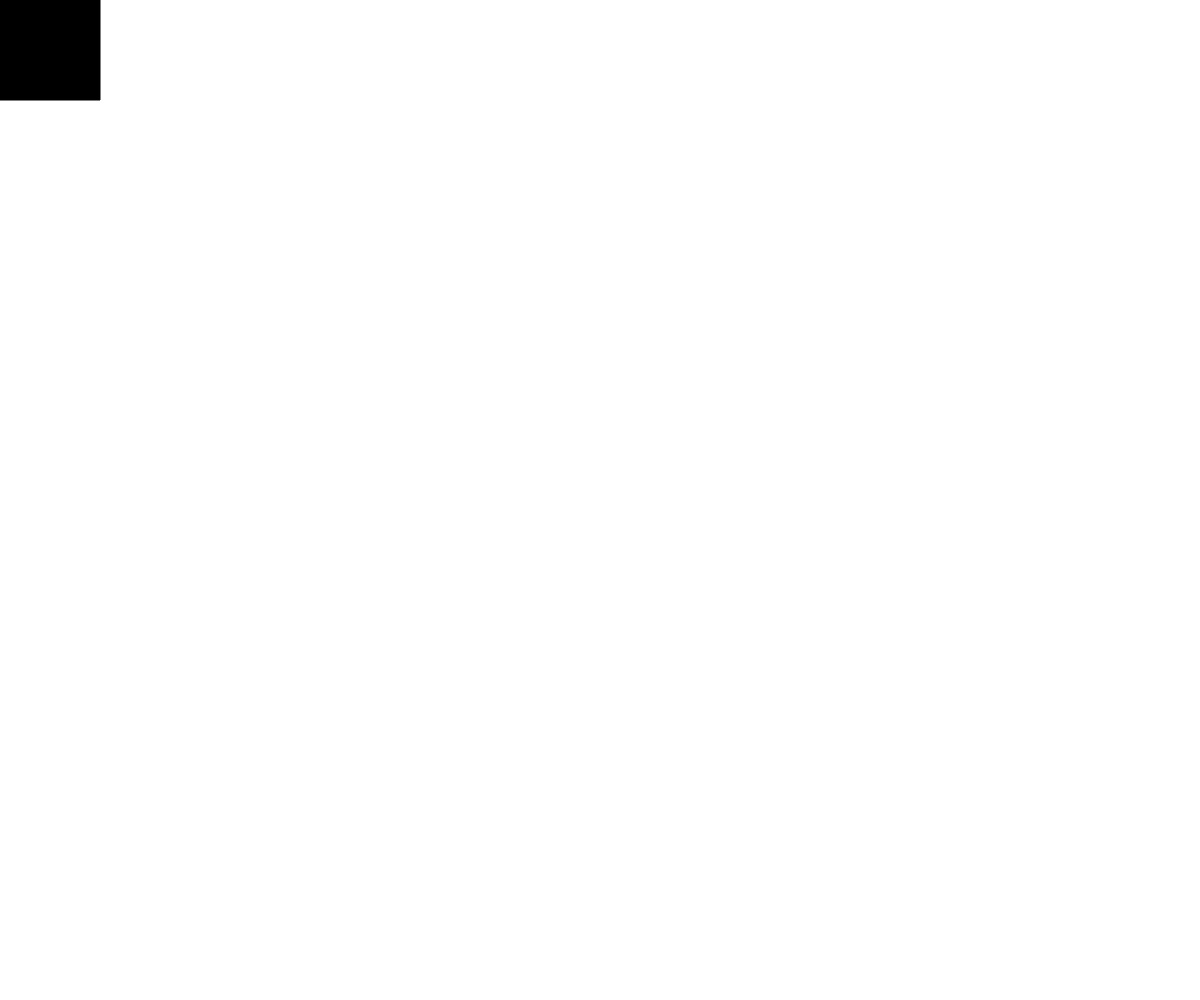
Frame 1 (no input)
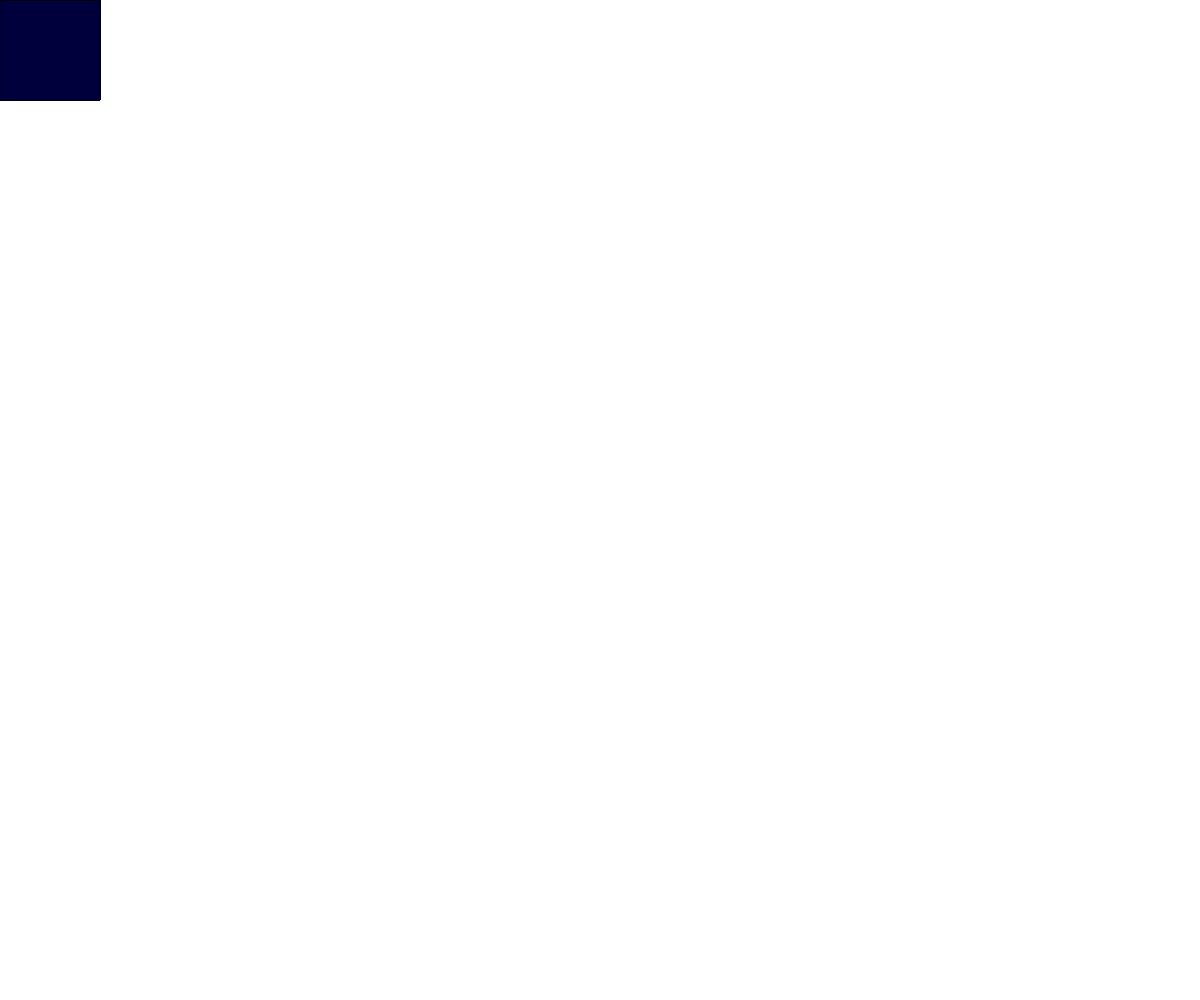
Frame 60 (no input)
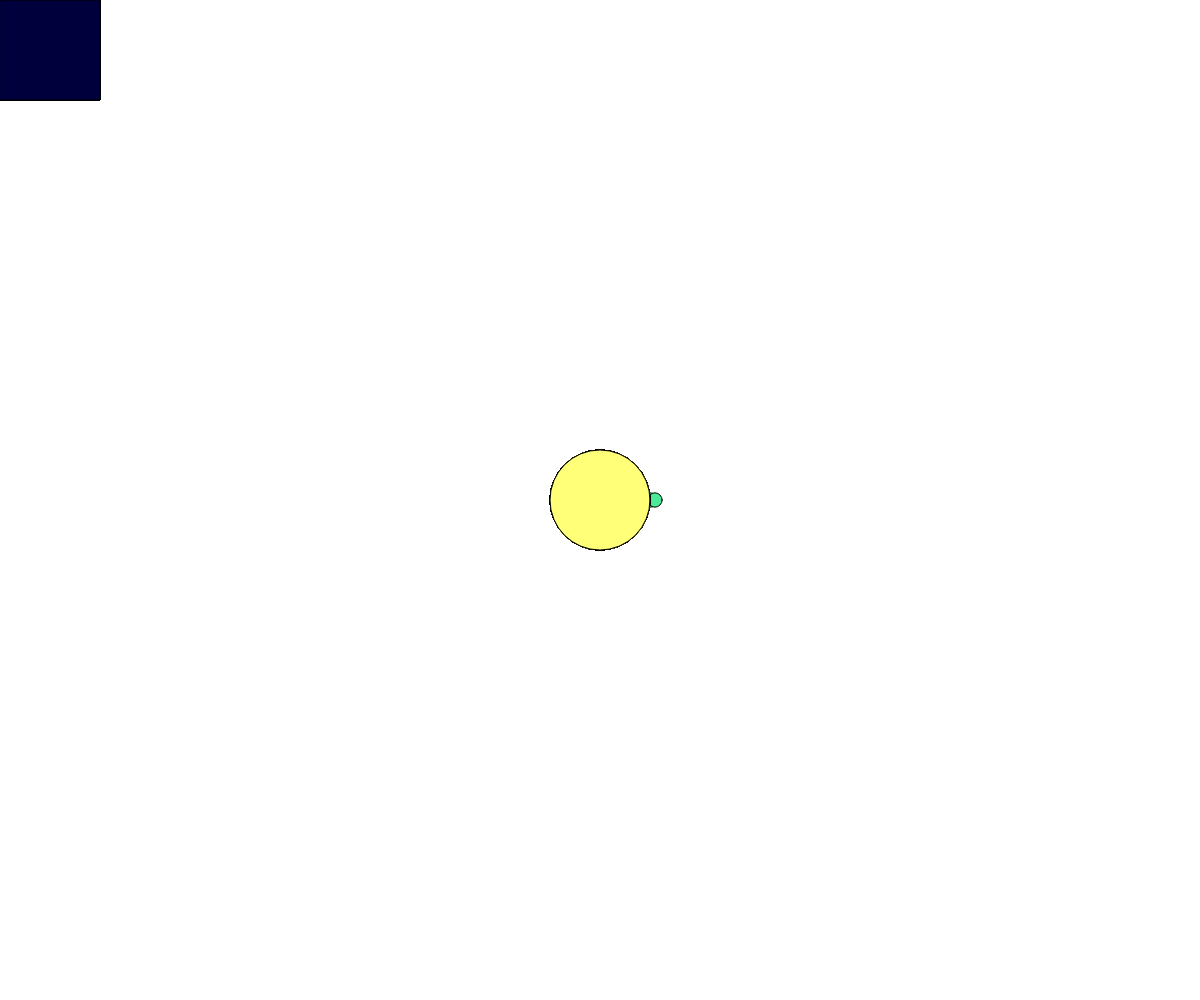
Frame 120 (the mouse pressed at the canvas centre since frame 60)

The p5.js sketch that drew these frames (run headless with seeded random() and noise() and a simulated clock; from frame 60 on, the mouse is pressed at the canvas centre):

// p5.js sketch
// ── sketch.js
function setup() {
	createCanvas(windowWidth, windowHeight);
	background("white")
}

function draw() {
	if (mouseIsPressed){
		fill(mouseX, mouseY, frameCount)
		ellipse(mouseX, mouseY, 100, 100)
	} else {
		fill(mouseY, mouseX, frameCount)
		rect(mouseX, mouseY, 100, 100)	
	}
	// print(frameCount);
}
// ── html.html
<html>
  <head>
    <script src="https://cdn.jsdelivr.net/npm/p5@1.2.0/lib/p5.js"></script>
    <script src="sketch2.js"></script>
  </head>
  <body>
    <main>
    </main>
  </body>
</html>
// ── sketch10.js
function setup() {
  createCanvas(windowWidth, windowHeight)
  background(100)
}

function draw() {
  var clr1 = color("#6fdbd7")
  var clr2 = color("salmon")

  for(i=0; i<width; i+=50){
    var ratio = map(i, 0, width, 0, 1)
    var middleColor = lerpColor(clr1, clr2, ratio)
    fill(middleColor)
    rect(i, height/2, 50, 50)
  }
}
// ── sketch11.js
var colors = ["#E4572E", "#17BEBB", "#FFC914", "#2E282A", "E4572E"];

function setup() {
  createCanvas(windowWidth, windowHeight)
  background(0)
}

function draw() {
  blendMode(SCREEN)
  fill(colors[int(frameCount/2)%5])
  ellipse(mouseX, mouseY, random(0,100))
}
// ── sketch12.js
function setup() {
  createCanvas(windowWidth, windowHeight)
  background(0)
}

function draw() {
  translate(0, height/2)
  colorMode(HSB)
  for(var i=0; i<20; i++){
    fill(i*10 + random(-20, 20), 80, 100)
    rect(0, 0, 100, 100)
    rect(random(100), random(100), random(40), random(40))
    translate(120, 0)
    rotate(0.1)
  }
}
// ── sketch14.js
function setup() {
  createCanvas(windowWidth, windowHeight)
  background(0)
}

function draw() {
  background(0, 10)
  translate(width/2, height/2)
  scale(map(mouseX, 0, width, -PI/2, PI))
  rect(0, 0, 200, 200)
}

// ── sketch15.js
function setup() {
  createCanvas(windowWidth, windowHeight)
  background(0)
}

function draw() {
  translate(width/2, height/2)
  translate(frameCount, 0)
  rotate(frameCount)
  rect(0, 0, 50, 50)
}

// ── sketch16.js
function setup() {
  createCanvas(windowWidth, windowHeight)
  background(0)
}

function draw() {
  translate(width/2, height/2)
  //push()
    fill("red")
    ellipse(0,0,50)
    ellipseMode(CORNER)
    fill("yellow")
    for(var i=0;i<16;i++){
      ellipse(30, -20, 120, 40)
      line(30, 0, 150, -10)
      rotate(PI/8)
    }
  //pop()
}

// ── sketch2.js
function setup() {
	createCanvas(windowWidth, windowHeight);
	background(255);
}

function draw() {
	noFill()
	//ellipse(width / 2, height / 2, 400, 50 + frameCount*10)
	// fill(frameCount)
	// rect(50, 50, 100, 100)

	// ellipse(width/2, height/2, 50)
	// rectMode(CENTER)
	// strokeWeight(frameCount % 2 ==0?5:1)
	// stroke(mouseX)
	// rect(width/2, height/2, 100+frameCount*5)
	fill(mouseX, mouseY, 50)
	stroke("white")
	triangle(440+mouseX/2, 140, 160+frameCount, mouseX, 40, 160)
}
// ── sketch3.js
function setup() {
  createCanvas(windowWidth, windowHeight);
  background(100);
}


// draw three circles
// var r = 0
// function draw() {

//     r = mouseX/2
//     var brightness = r/2 +40
//     fill(brightness)
//     ellipse(width/2, height/3, r, r)
//     ellipse(width/2, height/2, r, r)
//     ellipse(width/2, height/6, r, r)  
// }

// draw dropping circle
var r = 0
var x = 50, y = 50
var vx = 3, vy = 3
var txt = "Hello"
function draw() {
  // background(0)
  ellipse(x, y, 50)
  text(txt, x+100, y)
  txt += "."
  x = x + vx
  y = y + vy
  vy += 0.2
  if (mouseIsPressed){
    fill('red')
  } else {
    fill("yellow")
  }
  if (y > height) {
    vy = -vy * 0.6
    y = height
  }  
}
// ── sketch4.js
function setup() {
  createCanvas(windowWidth, windowHeight)
  background(100)
}

var x = 10, y = 10
function draw() {
  var w = random(30,80)
  fill(100 + random(155), 59, 59)
  rect(x, y, w, 20)
  x += w + 10
  if (x>width){
    x=0
    y+=30
  }
}
// ── sketch5.js
function setup() {
  createCanvas(windowWidth, windowHeight)
  background(100)
}


function draw() {
  ellipse(mouseX, mouseY, 20, 20)
  var colorR = map(mouseX, 0, width, 0, 255, true)
  fill(colorR, 0, 0)
}
// ── sketch6.js
function setup() {
  createCanvas(windowWidth, windowHeight)
  background(100)
}

function draw() {
  background(0)
  let r = 100
  for(var i = 0; i<10; i++){
    fill(map(i, 0, 10, 0, 255), 0, 255)
    ellipse(i*mouseX, height/5, 100-i*5)
  }
}
// ── sketch7.js
function setup() {
  createCanvas(windowWidth, windowHeight)
  background(0)
  noStroke()
  for (var x = 0; x < width/2; x+=5){
    for (var y = 0; y < height/2; y+=5){
      fill(random(200,255), random(255), random(255))
      rect(x, y, 40)
    }
  }
}

function draw() {

}
// ── sketch8.js
function setup() {
  createCanvas(windowWidth, windowHeight);
  background(100)
}

function draw() {

}

function mousePressed() {
  var count = int(random(5, 15))
  var r = random(5, 50)
  for(var i=0; i<count;i++){
  fill(random(255), random(200,255), random(100,200))
  ellipse(mouseX + i*5, mouseY, r)
  }
}
// ── sketch9.js
function setup() {
  createCanvas(windowWidth, windowHeight)
  background(100)
}

function draw() {
  colorMode(HSB)
  for(var i=0; i < width; i+=50){
    var h = map(i, 0, width, 0, 360)
    for(var o=0; o<height; o+=50){
      fill((h+o+frameCount)/2%360, mouseY/5, mouseX/5)
      ellipse(i, o, 50)
    }
  }
}
